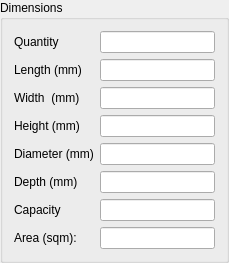
  <widget class="QGroupBox" name="groupBox_8">
   <property name="geometry">
    <rect>
     <x>780</x>
     <y>150</y>
     <width>229</width>
     <height>235</height>
    </rect>
   </property>
   <property name="title">
    <string>Dimensions</string>
   </property>
   <property name="checkable">
    <bool>false</bool>
   </property>
   <layout class="QFormLayout" name="formLayout_12">
    <item row="0" column="0">
     <widget class="QLabel" name="label_52">
      <property name="text">
       <string>Quantity</string>
      </property>
     </widget>
    </item>
    <item row="0" column="1">
     <widget class="QLineEdit" name="Quantity"/>
    </item>
    <item row="1" column="0">
     <widget class="QLabel" name="label_90">
      <property name="text">
       <string>Length (mm)</string>
      </property>
     </widget>
    </item>
    <item row="1" column="1">
     <widget class="QLineEdit" name="Length_2"/>
    </item>
    <item row="2" column="0">
     <widget class="QLabel" name="label_107">
      <property name="text">
       <string>Width  (mm)</string>
      </property>
     </widget>
    </item>
    <item row="2" column="1">
     <widget class="QLineEdit" name="Width_2"/>
    </item>
    <item row="3" column="0">
     <widget class="QLabel" name="label_108">
      <property name="text">
       <string>Height (mm)</string>
      </property>
     </widget>
    </item>
    <item row="3" column="1">
     <widget class="QLineEdit" name="Height">
      <property name="text">
       <string/>
      </property>
     </widget>
    </item>
    <item row="4" column="0">
     <widget class="QLabel" name="label_109">
      <property name="text">
       <string>Diameter (mm)</string>
      </property>
     </widget>
    </item>
    <item row="4" column="1">
     <widget class="QLineEdit" name="Diameter">
      <property name="text">
       <string/>
      </property>
     </widget>
    </item>
    <item row="5" column="0">
     <widget class="QLabel" name="label_57">
      <property name="text">
       <string>Depth (mm)</string>
      </property>
     </widget>
    </item>
    <item row="5" column="1">
     <widget class="QLineEdit" name="Depth"/>
    </item>
    <item row="6" column="0">
     <widget class="QLabel" name="label_110">
      <property name="text">
       <string>Capacity</string>
      </property>
     </widget>
    </item>
    <item row="6" column="1">
     <widget class="QLineEdit" name="Capacity">
      <property name="text">
       <string/>
      </property>
     </widget>
    </item>
    <item row="7" column="0">
     <widget class="QLabel" name="label_43">
      <property name="text">
       <string>Area (sqm):</string>
      </property>
     </widget>
    </item>
    <item row="7" column="1">
     <widget class="QLineEdit" name="Area"/>
    </item>
   </layout>
  </widget>
